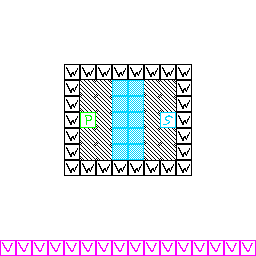

Below is a game level as drawn by its tile map, then a one-line description and the .tmx file that defines it, in full:
An orthogonal 16x16 tile map with 16x16 px tiles, 1 tile layer (Tile Layer 1).

<map version="1.10" tiledversion="1.10.2" orientation="orthogonal" renderorder="right-down" width="16" height="16" tilewidth="16" tileheight="16" infinite="0" nextlayerid="2" nextobjectid="1">
 <tileset firstgid="1" name="concepts" tilewidth="16" tileheight="16" tilecount="256" columns="16">
  <image source="concepts.png" width="256" height="256" />
 </tileset>
 <layer id="1" name="Tile Layer 1" width="16" height="16">
  <data encoding="csv">
20,20,20,20,20,20,20,20,20,20,20,20,20,20,20,20,
20,20,20,20,20,20,20,20,20,20,20,20,20,20,20,20,
20,20,20,20,20,20,20,20,20,20,20,20,20,20,20,20,
20,20,20,20,20,20,20,20,20,20,20,20,20,20,20,20,
20,20,20,20,1,1,1,1,1,1,1,1,20,20,20,20,
20,20,20,20,1,19,19,17,17,19,19,1,20,20,20,20,
20,20,20,20,1,19,19,17,17,19,19,1,20,20,20,20,
20,20,20,20,1,2,19,17,17,19,3,1,20,20,20,20,
20,20,20,20,1,19,19,17,17,19,19,1,20,20,20,20,
20,20,20,20,1,19,19,17,17,19,19,1,20,20,20,20,
20,20,20,20,1,1,1,1,1,1,1,1,20,20,20,20,
20,20,20,20,20,20,20,20,20,20,20,20,20,20,20,20,
20,20,20,20,20,20,20,20,20,20,20,20,20,20,20,20,
20,20,20,20,20,20,20,20,20,20,20,20,20,20,20,20,
20,20,20,20,20,20,20,20,20,20,20,20,20,20,20,20,
5,5,5,5,5,5,5,5,5,5,5,5,5,5,5,5
</data>
 </layer>
</map>
